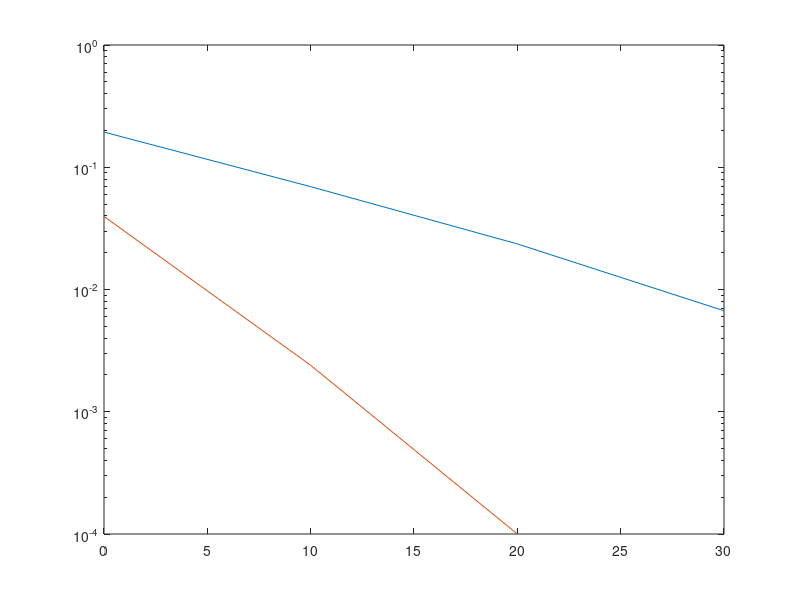

MATLAB code for this plot:
clear all;
snrdb = [0  10  20  30];

% Iterate through the signal to noise data ratio matrix.
for k = 1 : length(snrdb)
    SNR=10^(snrdb(k)/10);
    ct=10000;

    sum1=0;
    sum2=0;
    
% Create and define upperbound of data analysis iterations and initialize diverse antenna modulation range.    
    for i = 1 : ct
        s = randsrc(1, 1, [-1 1]);
        h1 = randn(1,1); % Create three channels (antenna's) for data passthrough.
        h2 = randn(1,1);
        h3 = randn(1,1);
        n = randn(1,1)/sqrt(SNR); % Generate random AWGN noise.
        
% Receive data observations on signal plus noise.
        y1 = h1 * s+ h2 * s + n;
        y2 = abs(h1) * s + abs(h2) * s + abs(h3) * s + n;
        
% Detect data using prior estimates of observation output.
        prio_est1 =y1/(h1+h2); % first step of detection 
        prio_est2 = y2/(abs(h1)  + abs(h2) + abs(h3));

% Refine the prior estimates, with a conditional check of datasum condition from input to output.            
        est1 = sign(prio_est1); % second step
        est2 = sign(prio_est2);

        if est1 ~= s
            sum1 = sum1+1;
        end
        if est2 ~= s
            sum2 = sum2+1;
        end
    end

    p1(k)= sum1/ct; 
    p2(k) = sum2/ct;
end
semilogy(snrdb,p1,snrdb,p2) % Plot transfer lifetime on semiology
